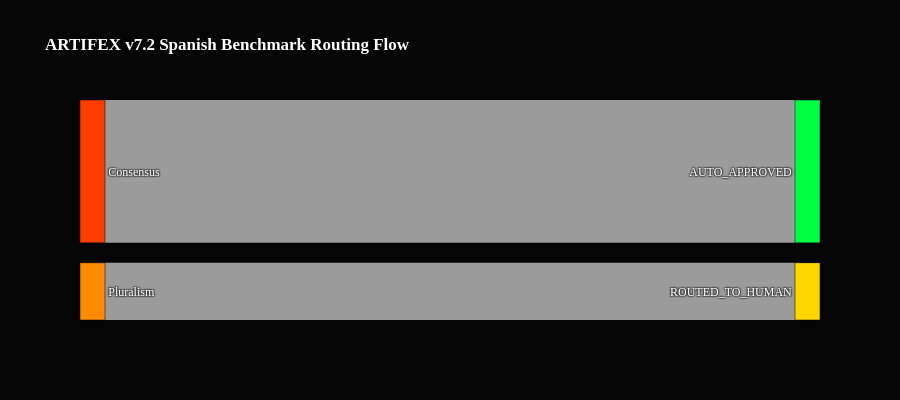

Notebook code for this chart:
### Markdown cell above
# 🔥 SANKEY_DIAGRAM: SPANISH_ROUTING_FLOW

Visualizes the flow of Spanish prompts through the ARTIFEX v7.2 swarm.

### Code cell
#@title 12. EXECUTE: SANKEY_ROUTING_DIAGRAM
import plotly.graph_objects as go

print(emoji.emojize(f":chart_increasing: [{datetime.now().strftime('%H:%M:%S')}] Generating Sankey routing diagram..."))

labels = ["Consensus","Pluralism","AUTO_APPROVED","AUTO_BLOCKED","ROUTED_TO_HUMAN"]
colors = ["#FF3E00","#FF8C00","#00FF41","#FF003C","#FFD700"]

# Merge content_type from df if missing from results_df
_sankey_df = results_df.copy()
if "content_type" not in _sankey_df.columns:
    _sankey_df["content_type"] = df["expected_type"].values

source, target, value = [], [], []
for ctype in ["Consensus","Pluralism"]:
    src_idx = 0 if ctype == "Consensus" else 1
    subset  = _sankey_df[_sankey_df["content_type"] == ctype]
    for status in ["AUTO_APPROVED","AUTO_BLOCKED","ROUTED_TO_HUMAN"]:
        count = len(subset[subset["final_status"] == status])
        if count > 0:
            source.append(src_idx)
            target.append(labels.index(status))
            value.append(count)

if not value:
    # Fallback: show overall status distribution as Sankey from a single source
    print("[warn] No content_type split found — showing overall routing flow")
    labels = ["ALL_PROMPTS","AUTO_APPROVED","AUTO_BLOCKED","ROUTED_TO_HUMAN"]
    colors = ["#888888","#00FF41","#FF003C","#FFD700"]
    source, target, value = [], [], []
    for i, status in enumerate(["AUTO_APPROVED","AUTO_BLOCKED","ROUTED_TO_HUMAN"]):
        count = len(_sankey_df[_sankey_df["final_status"] == status])
        if count > 0:
            source.append(0)
            target.append(i + 1)
            value.append(count)

fig = go.Figure(data=[go.Sankey(
    node=dict(pad=20, thickness=25, line=dict(color="black",width=0.5), label=labels, color=colors),
    link=dict(source=source, target=target, value=value)
)])
fig.update_layout(
    title_text="<b>ARTIFEX v7.2 Spanish Benchmark Routing Flow</b>",
    font=dict(family="Syne Mono", size=12, color="white"),
    paper_bgcolor="#050505", height=400
)
fig.show()

### Figure 1 — Plotly figure (JSON) as saved in the notebook; plotly's stock layout.template omitted (floating-point values rounded to 4 significant figures)
{"data": [{"link": {"source": [0, 1], "target": [2, 4], "value": [5, 2]}, "node": {"color": ["#FF3E00", "#FF8C00", "#00FF41", "#FF003C", "#FFD700"], "label": ["Consensus", "Pluralism", "AUTO_APPROVED", "AUTO_BLOCKED", "ROUTED_TO_HUMAN"], "line": {"color": "black", "width": 0.5}, "pad": 20, "thickness": 25}, "type": "sankey"}], "layout": {"font": {"color": "white", "family": "Syne Mono", "size": 12}, "height": 400, "paper_bgcolor": "#050505", "title": {"text": "<b>ARTIFEX v7.2 Spanish Benchmark Routing Flow</b>"}}}
